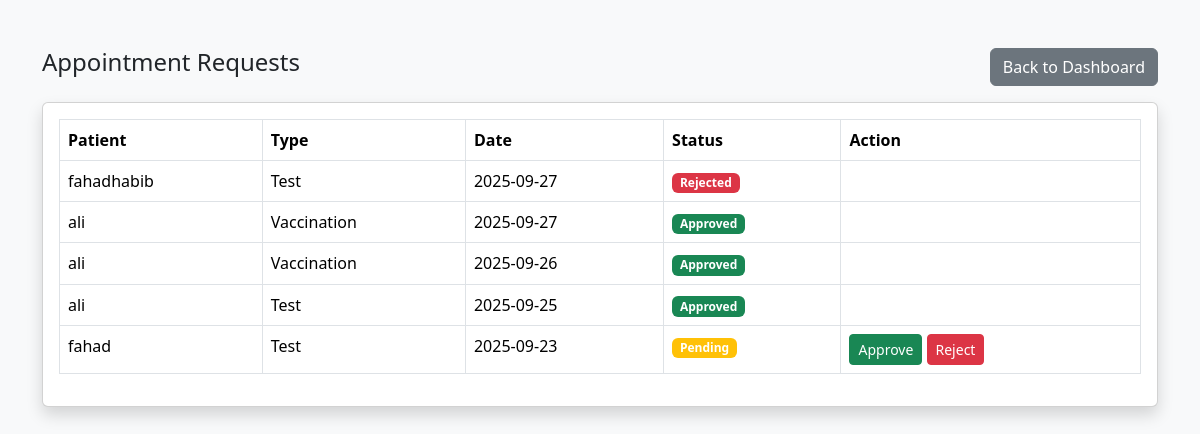
Page /hospital_appointments.php (signed in) on the committed database.
### tables this page shows
CREATE TABLE `appointments` (
  `id` int(11) NOT NULL,
  `patient_id` int(11) NOT NULL,
  `hospital_id` int(11) NOT NULL,
  `vaccine_id` int(11) DEFAULT NULL,
  `type` enum('test','vaccination') NOT NULL,
  `appointment_date` date NOT NULL,
  `status` enum('pending','approved','rejected','completed') DEFAULT 'pending',
  `created_at` timestamp NOT NULL DEFAULT current_timestamp()
);

CREATE TABLE `users` (
  `id` int(11) NOT NULL,
  `name` varchar(100) NOT NULL,
  `email` varchar(100) NOT NULL,
  `password` varchar(255) NOT NULL,
  `phone` varchar(20) DEFAULT NULL,
  `address` text DEFAULT NULL,
  `role` enum('admin','hospital','patient') NOT NULL DEFAULT 'patient',
  `status` enum('pending','approved','rejected') DEFAULT 'approved',
  `created_at` timestamp NOT NULL DEFAULT current_timestamp()
);

### hospital_appointments.php (the view, shortened to what this page needs)
<?php
include 'connection.php';
$hospital_id = $_SESSION['hospital_id'];
$appointments = mysqli_query($conn,
    "SELECT a.*, u.name as patient_name
     FROM appointments a
     JOIN users u ON a.patient_id = u.id
     WHERE a.hospital_id='$hospital_id'
     ORDER BY a.created_at DESC");
?>
<!DOCTYPE html>
<html>
<head>
    <link rel="stylesheet" href="https://cdn.jsdelivr.net/npm/bootstrap@5.3.3/dist/css/bootstrap.min.css">
</head>
<body class="bg-light">
<div class="container mt-5">
    <div class="d-flex justify-content-between mb-3">
        <h4>Appointment Requests</h4>
        <a href="hospital_dashboard.php" class="btn btn-secondary">Back to Dashboard</a>
    </div>
    <div class="card shadow">
        <div class="card-body table-responsive">
            <table class="table table-bordered">
                <thead>
                    <tr>
                        <th>Patient</th>
                        <th>Type</th>
                        <th>Date</th>
                        <th>Status</th>
                        <th>Action</th>
                    </tr>
                </thead>
                <tbody>
                    <?php while ($row = mysqli_fetch_assoc($appointments)) { ?>
                    <tr>
                        <td><?php echo htmlspecialchars($row['patient_name']); ?></td>
                        <td><?php echo ucfirst($row['type']); ?></td>
                        <td><?php echo $row['appointment_date']; ?></td>
                        <td>
                            <?php
                                if ($row['status'] == 'pending')   echo '<span class="badge bg-warning">Pending</span>';
                                elseif ($row['status'] == 'approved') echo '<span class="badge bg-success">Approved</span>';
                                elseif ($row['status'] == 'rejected') echo '<span class="badge bg-danger">Rejected</span>';
                                else echo '<span class="badge bg-info">Completed</span>';
                            ?>
                        </td>
                        <td>
                            <?php if ($row['status'] == 'pending') { ?>
                            <a href="?action=approve&id=<?php echo $row['id']; ?>" class="btn btn-sm btn-success">Approve</a>
                            <a href="?action=reject&id=<?php echo $row['id']; ?>" class="btn btn-sm btn-danger">Reject</a>
                            <?php } ?>
                        </td>
                    </tr>
                    <?php } ?>
                </tbody>
            </table>
        </div>
    </div>
</div>
</body>
</html>

### rows in the picture
appointments: patient.name "fahadhabib", type "Test", appointment_date "2025-09-27", status "Rejected"
appointments: patient.name "ali", type "Vaccination", appointment_date "2025-09-27", status "Approved"
appointments: patient.name "ali", type "Vaccination", appointment_date "2025-09-26", status "Approved"
appointments: patient.name "ali", type "Test", appointment_date "2025-09-25", status "Approved"
appointments: patient.name "fahad", type "Test", appointment_date "2025-09-23", status "Pending"
